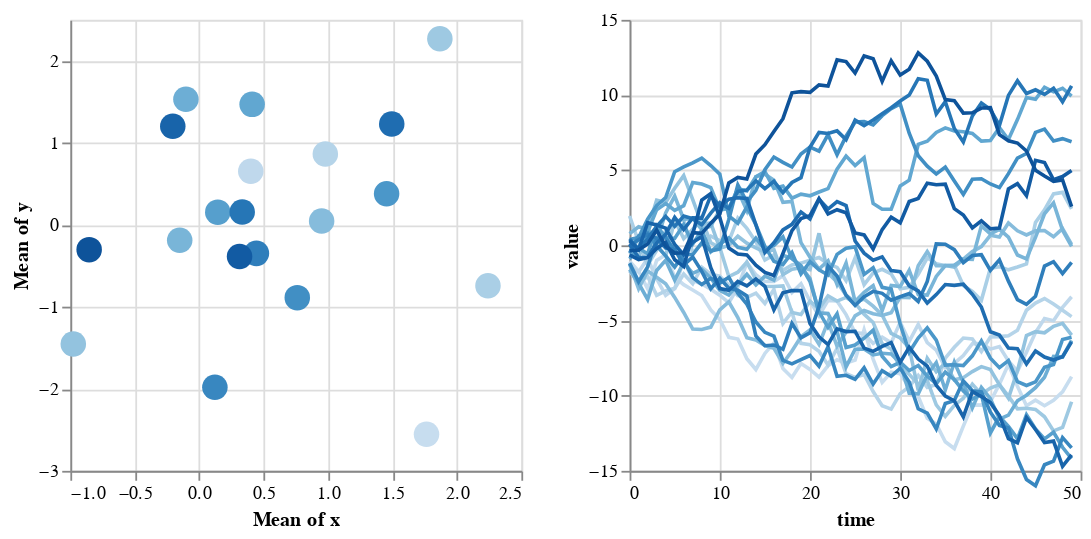

Source (notebook cell):
### Code cell
# You can use selections to add meaningful interactivity to a chart
# In the example below, selecting a point on the summary chart
# will highlight just that series on the chart on the right

import altair as alt
import pandas as pd
import numpy as np

np.random.seed(0)

n_objects = 20
n_times = 50

# Create one (x, y) pair of metadata per object
locations = pd.DataFrame({
    'id': range(n_objects),
    'x': np.random.randn(n_objects),
    'y': np.random.randn(n_objects)
})

# Create a 50-element time-series for each object
timeseries = pd.DataFrame(np.random.randn(n_times, n_objects).cumsum(0),
                          columns=locations['id'],
                          index=pd.RangeIndex(0, n_times, name='time'))

# Melt the wide-form timeseries into a long-form view
timeseries = timeseries.reset_index().melt('time')

# Merge the (x, y) metadata into the long-form view
timeseries['id'] = timeseries['id'].astype(int)  # make merge not complain
data = pd.merge(timeseries, locations, on='id')

# Data is prepared, now make a chart

# First we create a single selection, which is bound to the 'id' field in the
# data 
selector = alt.selection_single(empty='all', fields=['id'])

# We create a base chart, and add the selector to it
base = alt.Chart(data).properties(
    width=250,
    height=250
).add_selection(selector)

# For the points, we just want the mean of x and y. We set the color to
# be determined by the selector
points = base.mark_point(filled=True, size=200).encode(
    x='mean(x)',
    y='mean(y)',
    color=alt.condition(selector, 'id:O', alt.value('lightgray'), legend=None),
)

# For the time series we want the full vales, and here we add a filter that
# depends on the selector
timeseries = base.mark_line().encode(
    x='time',
    y=alt.Y('value', scale=alt.Scale(domain=(-15, 15))),
    color=alt.Color('id:O', legend=None)
).transform_filter(
    selector
)

# Combining the two charts, the selection on the left now controls what's
# displayed on the right
points | timeseries

### Figure 1 — Vega-Lite specification as saved in the notebook (floating-point values rounded to 4 significant figures; data arrays with more than 128 entries replaced by an {"elided": "..."} marker saying what was removed)
{"config": {"view": {"continuousWidth": 400, "continuousHeight": 300}}, "hconcat": [{"mark": {"type": "point", "filled": true, "size": 200}, "encoding": {"color": {"condition": {"field": "id", "legend": null, "type": "ordinal", "selection": "selector004"}, "value": "lightgray"}, "x": {"aggregate": "mean", "field": "x", "type": "quantitative"}, "y": {"aggregate": "mean", "field": "y", "type": "quantitative"}}, "height": 250, "selection": {"selector004": {"type": "single", "empty": "all", "fields": ["id"]}}, "width": 250}, {"mark": "line", "encoding": {"color": {"field": "id", "legend": null, "type": "ordinal"}, "x": {"field": "time", "type": "quantitative"}, "y": {"field": "value", "scale": {"domain": [-15, 15]}, "type": "quantitative"}}, "height": 250, "selection": {"selector004": {"type": "single", "empty": "all", "fields": ["id"]}}, "transform": [{"filter": {"selection": "selector004"}}], "width": 250}], "data": {"name": "data-86cc18c68bd6e2ece9bef2b46afbf45b"}, "$schema": "https://vega.github.io/schema/vega-lite/v4.17.0.json", "datasets": {"data-86cc18c68bd6e2ece9bef2b46afbf45b": {"elided": "1000 records"}}}
